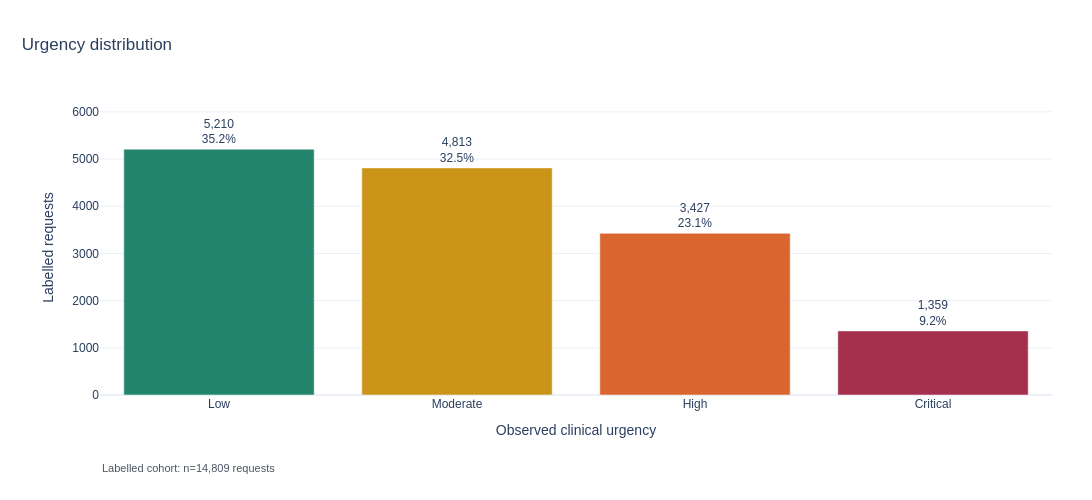

The code cell stored with this chart in its notebook:
### Markdown cell above
## Urgency distribution

The bar chart shows request counts and shares in the configured ordinal order. Unequal class sizes matter when interpreting the later count charts; the normalised category charts use each category's own denominator.

### Code cell
show_figures(figures, ["urgency_distribution"])

### Figure 1 — Plotly figure (JSON) as saved in the notebook; plotly's stock layout.template omitted (floating-point values rounded to 4 significant figures)
{"data": [{"hovertemplate": "%{x}<br>Requests: %{y:,}<extra></extra>", "marker": {"color": ["#23866c", "#ca9419", "#da652f", "#a5304e"]}, "text": ["5,210<br>35.2%", "4,813<br>32.5%", "3,427<br>23.1%", "1,359<br>9.2%"], "textposition": "outside", "type": "bar", "x": ["Low", "Moderate", "High", "Critical"], "y": [5210, 4813, 3427, 1359]}], "layout": {"annotations": [{"align": "left", "font": {"color": "#4b5563", "size": 11}, "showarrow": false, "text": "Labelled cohort: n=14,809 requests", "x": 0, "xref": "paper", "y": 0, "yanchor": "top", "yref": "paper", "yshift": -65}], "font": {"family": "Arial, sans-serif", "size": 12}, "height": 500, "legend": {"orientation": "h", "x": 0.45, "y": 1.12}, "margin": {"b": 105, "l": 100, "r": 40, "t": 100}, "paper_bgcolor": "white", "plot_bgcolor": "white", "showlegend": false, "title": {"text": "Urgency distribution", "x": 0.02}, "width": 1200, "xaxis": {"title": {"text": "Observed clinical urgency"}}, "yaxis": {"range": [0, 6252.0], "rangemode": "tozero", "title": {"text": "Labelled requests"}}}}
